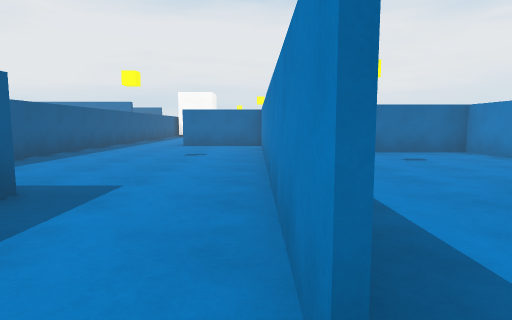
View 1 (above)

16 first-person views from a walk through a scene from a Unity 3-D project. The camera is 1.2 m above the floor, tilts 6° down and sees 75° across. The floor is counted in squares, 2 m on a side. Each view is taken from the middle of a square. On the plan, view 1 faces up. The plan holds only what a view shows up to about 10 squares ahead; the rest is blank. The place goes on beyond the plan. The player character is not drawn. Surface patterns are stand-ins for the level's own textures.

View 2
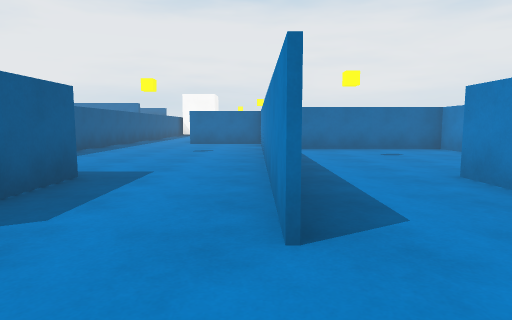

View 3
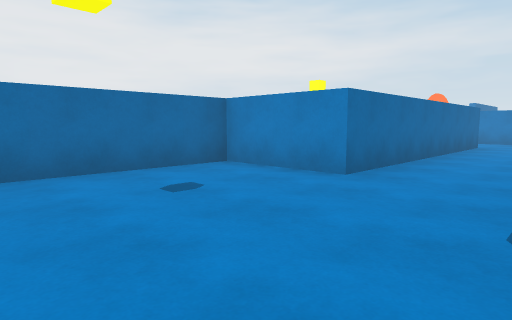

View 4
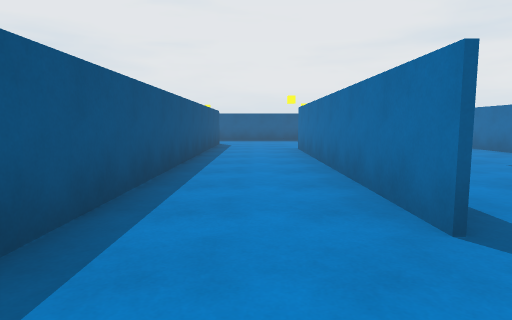

View 5
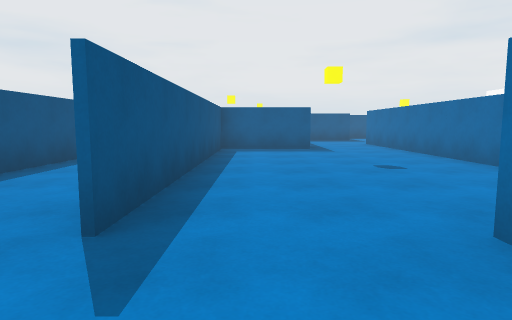

View 6
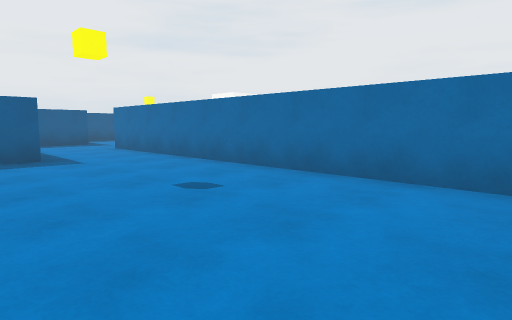

View 7
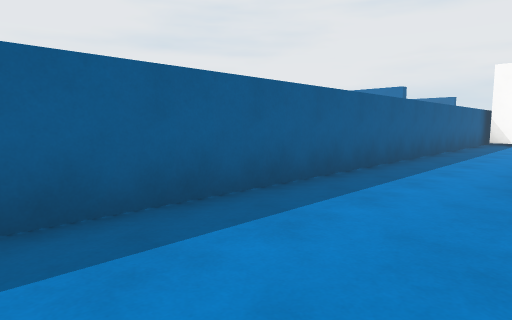

View 8
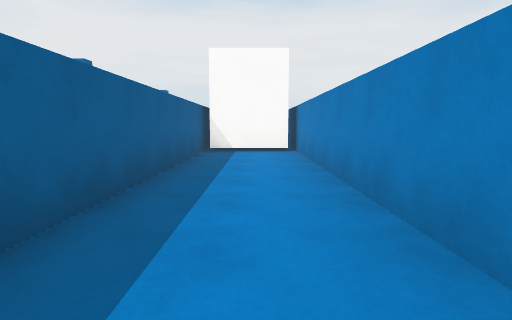

View 9
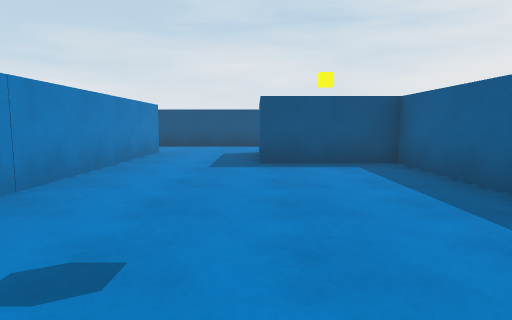

View 10
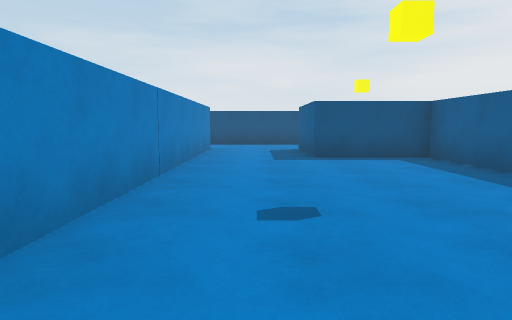

View 11
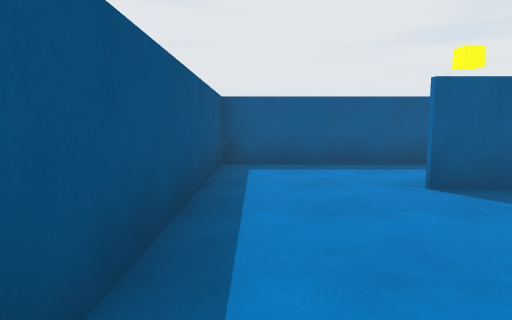

View 12
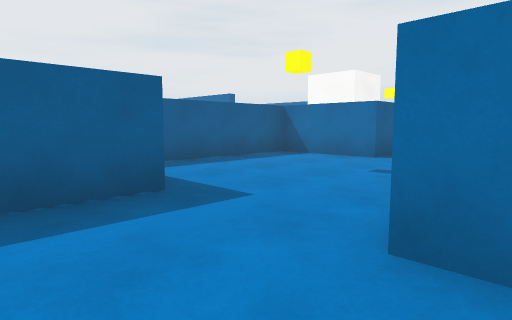

View 13
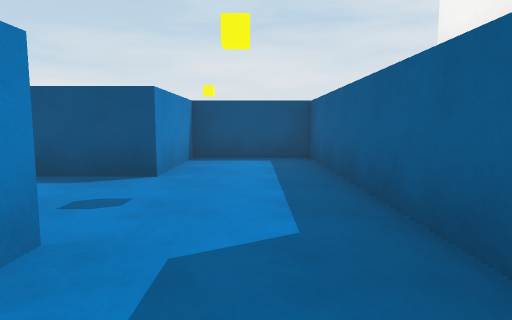

View 14
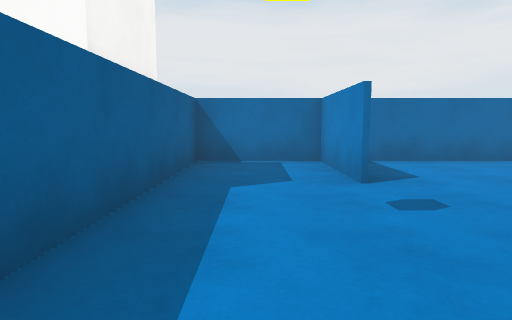

View 15
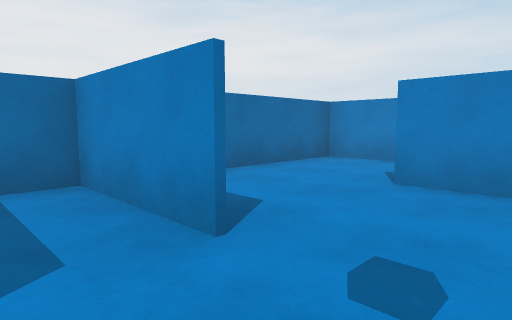

View 16
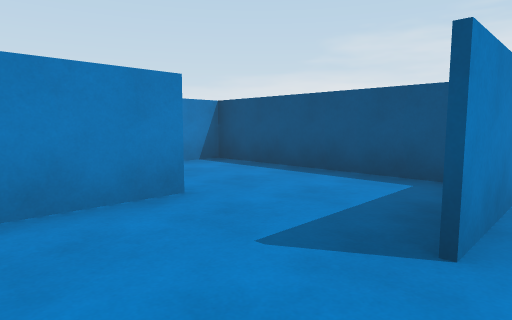

### Floor plan
Ten units are one square. View 1 is at (0, 0); x grows to the right and y downward. Boxes are objects, and circles mark ways between rooms. Rooms are numbered by the first view taken in them; rooms with no view inside come last. Other rooms are left out.
<svg viewBox="-50 -211 180 231">
<path fill="none" stroke="#000" d="M29 -28 116 -28M24 -20 24 -29M-6 15 9 15M114 -51 45 -51 45 -73 11 -73M104 -51 114 -51M-21 -111 -21 -198M2 -95 -21 -95M-42 -28 -20 -28 -20 -5M-42 -169 -42 -30M1 -5 1 -89M-25 15 -6 15M47 -74 47 -51 104 -51M106 -95 22 -95M2 -96 2 -82M1 -184 1 -206M0 -205 -20 -205 -20 -140M-21 -139 1 -139 1 -162M45 -184 45 -205 15 -205M30 -162 44 -162M-42 -30 -42 15 -25 15M24 -170 24 -185M1 -162 16 -162M15 -205 0 -205"/>
<rect x="-45" y="-195" width="20" height="20" fill="#bbb"><title>block</title></rect>
<circle cx="125" cy="-50" r="3" fill="#2a7"/>
<circle cx="0" cy="5" r="3" fill="#2a7"/>
<circle cx="110" cy="-60" r="3" fill="#2a7"/>
<circle cx="-20" cy="5" r="3" fill="#2a7"/>
<circle cx="0" cy="-175" r="3" fill="#2a7"/>
<circle cx="20" cy="-195" r="3" fill="#2a7"/>
<text x="40" y="-40">1</text>
<text x="120" y="-60">2</text>
<text x="-30" y="-90">3</text>
<text x="60" y="-80">4</text>
<text x="-10" y="-180">5</text>
<text x="30" y="-190">6</text>
<text x="-40" y="-10">7</text>
<text x="10" y="-180">8</text>
</svg>
Room 1 opens to room 2. Room 1 opens to room 3. Room 2 opens to room 4. Room 3 opens to room 7. Room 5 opens to room 8. Room 6 opens to room 8.

Where each view was taken, in squares from view 1:
view 1: 0 up, 0 right, facing up
view 2: 1 down, 0 right, facing up
view 3: 3 up, 1 right, facing up-right
view 4: 4 up, 13 right, facing left
view 5: 6 up, 13 right, facing left
view 6: 6 up, 11 right, facing up-left
view 7: 6 up, 2 left, facing up-left
view 8: 10 up, 3 left, facing up
view 9: 8 up, 2 left, facing down
view 10: 9 up, 1 left, facing down
view 11: 1 down, 1 right, facing left
view 12: 8 up, 3 right, facing up-left
view 13: 20 up, 1 left, facing down
view 14: 15 up, 1 left, facing up
view 15: 17 up, 1 left, facing up-right
view 16: 20 up, 2 right, facing down-right
